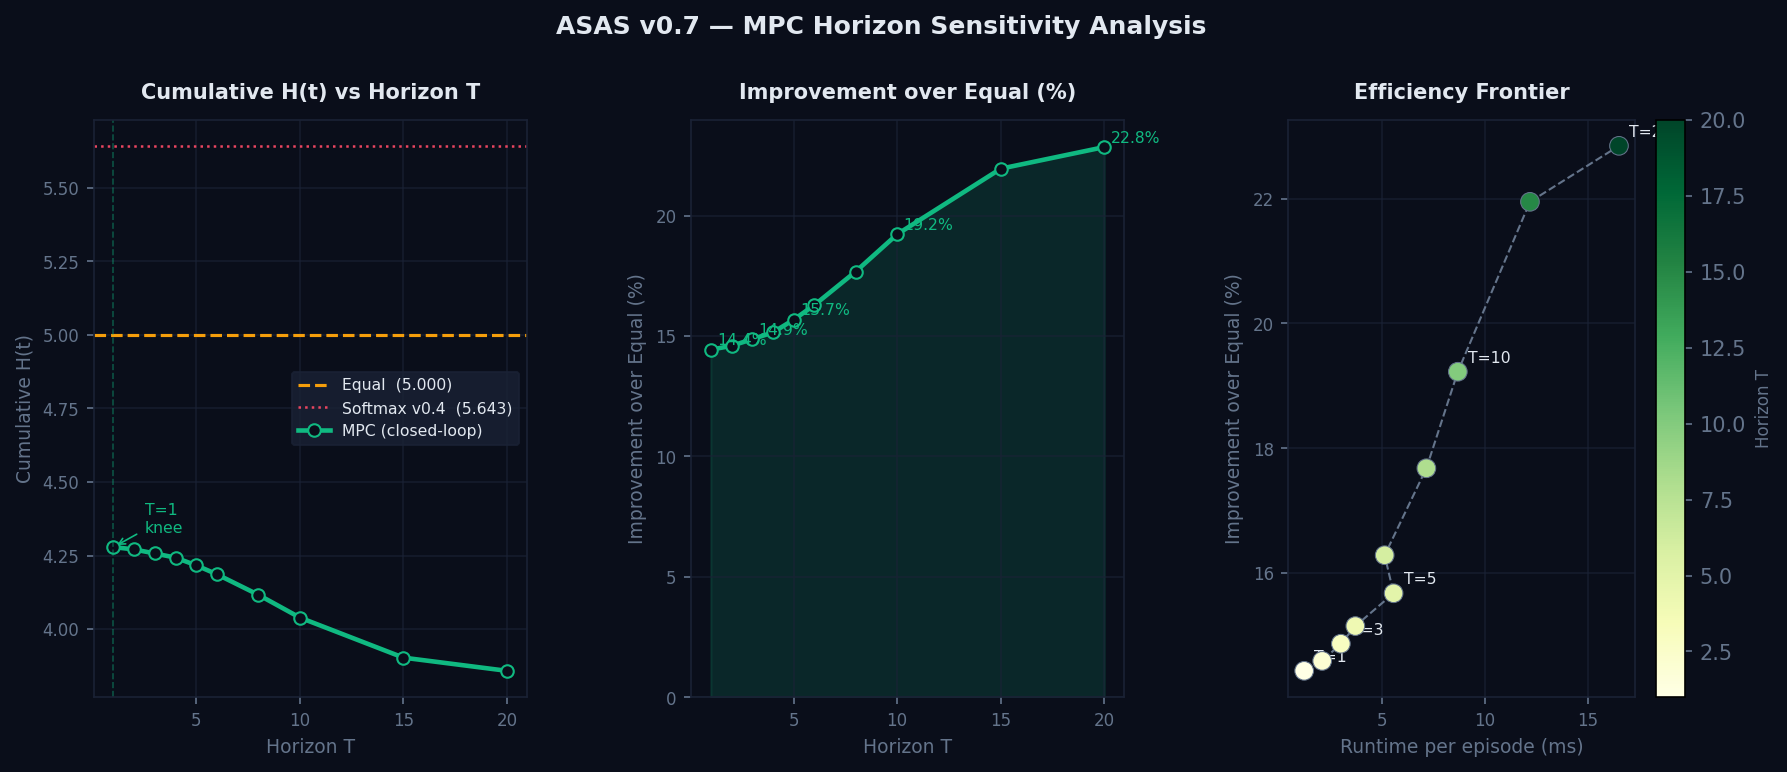

Source code (Python):
"""
benchmark/horizon_sensitivity.py
=================================
Horizon sensitivity analysis for MPCPolicy (v0.7).

Experiments:
  1. Cumulative H(t) vs horizon T  (monotonicity test)
  2. Efficiency frontier: improvement% vs runtime

Run: python benchmark/horizon_sensitivity.py
"""

import sys, os, copy, time
sys.path.insert(0, os.path.join(os.path.dirname(__file__), ".."))

import numpy as np
import matplotlib.pyplot as plt
import matplotlib.gridspec as gridspec

from asas.core.engine import ASASEngine
from asas.core.policy import EqualPolicy, SoftmaxPolicy, MPCPolicy
from asas.core.objective import system_entropy

# ── Scenario ──────────────────────────────────────────────────────────────────

SECTORS = {
    "Hbf":     {"risk": 0.9, "confidence": 0.70},
    "Bridges": {"risk": 0.7, "confidence": 0.20},
    "Messe":   {"risk": 0.4, "confidence": 0.05},
    "Airport": {"risk": 0.6, "confidence": 0.15},
}
COUPLING = {
    ("Messe",   "Hbf"):     0.7,
    ("Messe",   "Airport"): 0.7,
    ("Bridges", "Airport"): 0.7,
    ("Hbf",     "Bridges"): 0.7,
}
SCHEDULE  = {3: {"Hbf": +0.40, "Bridges": +0.20, "Airport": +0.15}}
DP        = dict(natural_decay=0.05, mitigation_strength=0.30,
                 learning_rate=0.15, forgetting_rate=0.03)
SIM_STEPS = 20
HORIZONS  = [1, 2, 3, 4, 5, 6, 8, 10, 15, 20]
N_TRIALS  = 5    # repeat timing for stable runtime estimate

# ── Run Equal baseline ─────────────────────────────────────────────────────────

def run(policy, schedule=None):
    engine = ASASEngine.from_dict(
        sectors=copy.deepcopy(SECTORS), coupling=COUPLING,
        policy=policy, **DP,
    )
    hist = engine.run(SIM_STEPS, signal_schedule=schedule or {})
    return sum(system_entropy(s) for s in hist)

eq_cum     = run(EqualPolicy(),       SCHEDULE)
sm_cum     = run(SoftmaxPolicy(gamma=0.5), SCHEDULE)

# ── Horizon sweep ──────────────────────────────────────────────────────────────

T_vals, H_vals, RT_vals = [], [], []

for T in HORIZONS:
    policy = MPCPolicy(horizon=T, gamma=0.5, focus_strength=0.5, **DP)

    # Stable runtime: median of N_TRIALS
    runtimes = []
    for _ in range(N_TRIALS):
        t0  = time.perf_counter()
        cum = run(policy, SCHEDULE)
        runtimes.append((time.perf_counter() - t0) * 1000)

    T_vals.append(T)
    H_vals.append(cum)
    RT_vals.append(float(np.median(runtimes)))

T_vals  = np.array(T_vals)
H_vals  = np.array(H_vals)
RT_vals = np.array(RT_vals)
impr    = (eq_cum - H_vals) / eq_cum * 100   # improvement % over Equal

# ── Plot ───────────────────────────────────────────────────────────────────────

fig = plt.figure(figsize=(14, 5))
fig.patch.set_facecolor("#0a0e1a")
gs = gridspec.GridSpec(1, 3, wspace=0.38)

DARK  = "#0a0e1a"
GRID  = "#1a2235"
BLUE  = "#1b98e0"
GREEN = "#10b981"
AMBER = "#f59e0b"
RED   = "#e94560"
TEXT  = "#e2e8f0"
FAINT = "#64748b"

def style_ax(ax, title):
    ax.set_facecolor(DARK)
    for sp in ax.spines.values():
        sp.set_edgecolor(GRID)
    ax.tick_params(colors=FAINT, labelsize=8)
    ax.set_title(title, color=TEXT, fontsize=10, fontweight="bold", pad=10)
    ax.grid(color=GRID, linewidth=0.8, alpha=0.7)
    ax.xaxis.label.set_color(FAINT)
    ax.yaxis.label.set_color(FAINT)

# ── Panel 1: Cumulative H vs T ─────────────────────────────────────────────────
ax1 = fig.add_subplot(gs[0])
style_ax(ax1, "Cumulative H(t) vs Horizon T")

ax1.axhline(eq_cum, color=AMBER, lw=1.5, ls="--", label=f"Equal  ({eq_cum:.3f})")
ax1.axhline(sm_cum, color=RED,   lw=1.2, ls=":",  label=f"Softmax v0.4  ({sm_cum:.3f})")
ax1.plot(T_vals, H_vals, color=GREEN, lw=2.2, marker="o",
         markersize=6, markerfacecolor=DARK, markeredgecolor=GREEN,
         label="MPC (closed-loop)")

# Annotate diminishing returns knee (~T=5)
knee_idx = np.argmin(np.diff(H_vals) < -0.02)
ax1.axvline(T_vals[knee_idx], color=GREEN, lw=0.8, ls="--", alpha=0.4)
ax1.annotate(f"T={T_vals[knee_idx]}\nknee",
             xy=(T_vals[knee_idx], H_vals[knee_idx]),
             xytext=(T_vals[knee_idx]+1.5, H_vals[knee_idx]+0.05),
             color=GREEN, fontsize=7.5,
             arrowprops=dict(arrowstyle="->", color=GREEN, lw=0.8))

ax1.set_xlabel("Horizon T", fontsize=9)
ax1.set_ylabel("Cumulative H(t)", fontsize=9)
ax1.legend(fontsize=7.5, facecolor=GRID, edgecolor=GRID, labelcolor=TEXT)

# ── Panel 2: Improvement % vs T ───────────────────────────────────────────────
ax2 = fig.add_subplot(gs[1])
style_ax(ax2, "Improvement over Equal (%)")

ax2.fill_between(T_vals, impr, alpha=0.15, color=GREEN)
ax2.plot(T_vals, impr, color=GREEN, lw=2.2, marker="o",
         markersize=6, markerfacecolor=DARK, markeredgecolor=GREEN)

for i, (t, imp) in enumerate(zip(T_vals, impr)):
    if t in [1, 3, 5, 10, 20]:
        ax2.annotate(f"{imp:.1f}%",
                     xy=(t, imp), xytext=(t+0.3, imp+0.2),
                     color=GREEN, fontsize=7.5)

ax2.set_xlabel("Horizon T", fontsize=9)
ax2.set_ylabel("Improvement over Equal (%)", fontsize=9)
ax2.set_ylim(bottom=0)

# ── Panel 3: Efficiency Frontier ──────────────────────────────────────────────
ax3 = fig.add_subplot(gs[2])
style_ax(ax3, "Efficiency Frontier")

sc = ax3.scatter(RT_vals, impr, c=T_vals, cmap="YlGn",
                 s=80, zorder=5, edgecolors=FAINT, linewidths=0.5)
ax3.plot(RT_vals, impr, color=FAINT, lw=1.0, ls="--", zorder=4)

for t, rt, imp in zip(T_vals, RT_vals, impr):
    if t in [1, 3, 5, 10, 20]:
        ax3.annotate(f"T={t}", xy=(rt, imp),
                     xytext=(rt+0.5, imp+0.15),
                     color=TEXT, fontsize=7.5)

cbar = plt.colorbar(sc, ax=ax3)
cbar.set_label("Horizon T", color=FAINT, fontsize=8)
cbar.ax.yaxis.set_tick_params(color=FAINT, labelcolor=FAINT)

ax3.set_xlabel("Runtime per episode (ms)", fontsize=9)
ax3.set_ylabel("Improvement over Equal (%)", fontsize=9)

# ── Title & save ──────────────────────────────────────────────────────────────

fig.suptitle("ASAS v0.7 — MPC Horizon Sensitivity Analysis",
             color=TEXT, fontsize=12, fontweight="bold", y=1.02)

out = os.path.join(os.path.dirname(__file__), "horizon_sensitivity.png")
plt.savefig(out, dpi=150, bbox_inches="tight", facecolor=DARK)
print(f"Saved: {out}")

# ── Print summary table ────────────────────────────────────────────────────────
print()
print("=" * 62)
print(f"Horizon Sensitivity Summary  (Equal baseline = {eq_cum:.4f})")
print("=" * 62)
print(f"{'T':>4}  {'cumH':>8}  {'improvement':>12}  {'runtime':>10}")
print("-" * 42)
for t, h, rt, imp in zip(T_vals, H_vals, RT_vals, impr):
    print(f"{t:>4}  {h:>8.4f}  {imp:>11.1f}%  {rt:>9.1f}ms")
print()
print(f"Key finding: H(T) is monotonically decreasing — no optimal horizon.")
print(f"Diminishing returns after T≈5: marginal gain T5→T10 = "
      f"{impr[HORIZONS.index(10)]-impr[HORIZONS.index(5)]:.1f}%  "
      f"vs T1→T5 = {impr[HORIZONS.index(5)]-impr[0]:.1f}%")
